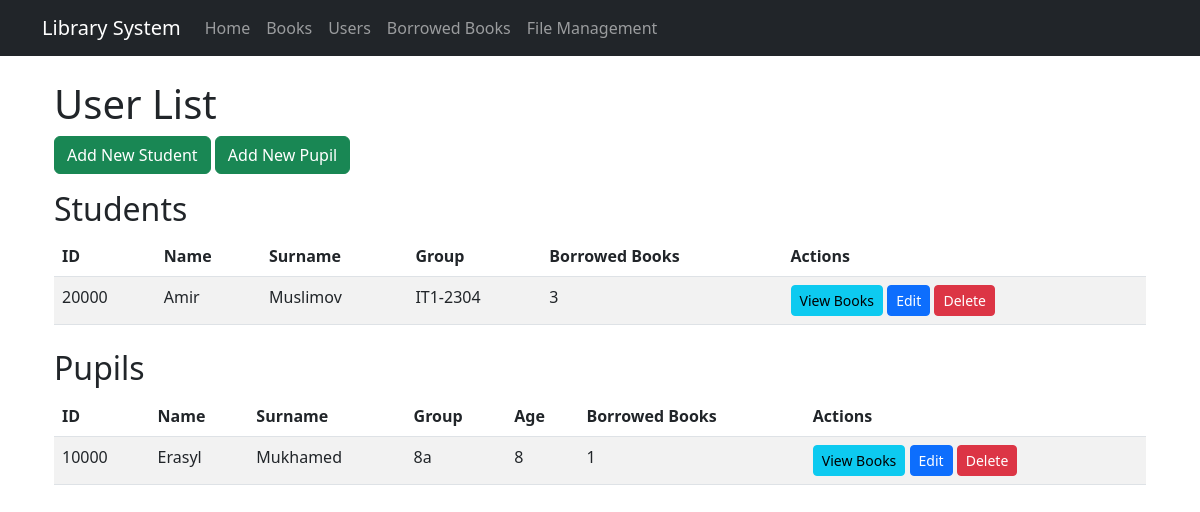
/users/, run on the app's committed database.
### library/models.py (models this page shows, shortened)
class User(models.Model):
    user_id = models.CharField(max_length=5, unique=True)
    name = models.CharField(max_length=100)
    surname = models.CharField(max_length=100)
    group = models.CharField(max_length=50)
    class Meta:
        abstract = True

class Student(User):
    borrowed_books = models.ManyToManyField(Book, blank=True, related_name='borrowed_by_students')

class Pupil(User):
    borrowed_books = models.ManyToManyField(Book, blank=True, related_name='borrowed_by_pupils')
    age = models.IntegerField(default=7)

### library/views.py (the view)
# urls.py: path('users/', views.user_list, name='user_list'),
def user_list(request):
    students = Student.objects.all()
    pupils = Pupil.objects.all()
    return render(request, 'library/user_list.html', {'students': students, 'pupils': pupils})

### templates/library/user_list.html
{% extends 'base.html' %}
{% block content %}
<div class="container">
    <h1>User List</h1>
    <div class="row mb-3">
        <div class="col">
            <a href="{% url 'add_student' %}" class="btn btn-success">Add New Student</a>
            <a href="{% url 'add_pupil' %}" class="btn btn-success">Add New Pupil</a>
        </div>
    </div>
    <h2>Students</h2>
    <table class="table table-striped">
        <thead>
            <tr>
                <th>ID</th>
                <th>Name</th>
                <th>Surname</th>
                <th>Group</th>
                <th>Borrowed Books</th>
                <th>Actions</th>
            </tr>
        </thead>
        <tbody>
            {% for student in students %}
            <tr>
                <td>{{ student.user_id }}</td>
                <td>{{ student.name }}</td>
                <td>{{ student.surname }}</td>
                <td>{{ student.group }}</td>
                <td>{{ student.borrowed_books.count }}</td>
                <td>
                    <a href="{% url 'user_books' 'student' student.user_id %}" class="btn btn-sm btn-info">View Books</a>
                    <a href="{% url 'edit_student' student.user_id %}" class="btn btn-sm btn-primary">Edit</a>
                    <a href="{% url 'delete_student' student.user_id %}" class="btn btn-sm btn-danger">Delete</a>
                </td>
            </tr>
            {% empty %}
            <tr>
                <td colspan="6" class="text-center">No students registered.</td>
            </tr>
            {% endfor %}
        </tbody>
    </table>
    <h2 class="mt-4">Pupils</h2>
    <table class="table table-striped">
        <thead>
            <tr>
                <th>ID</th>
                <th>Name</th>
                <th>Surname</th>
                <th>Group</th>
                <th>Age</th>
                <th>Borrowed Books</th>
                <th>Actions</th>
            </tr>
        </thead>
        <tbody>
            {% for pupil in pupils %}
            <tr>
                <td>{{ pupil.user_id }}</td>
                <td>{{ pupil.name }}</td>
                <td>{{ pupil.surname }}</td>
                <td>{{ pupil.group }}</td>
                <td>{{ pupil.age }}</td>
                <td>{{ pupil.borrowed_books.count }}</td>
                <td>
                    <a href="{% url 'user_books' 'pupil' pupil.user_id %}" class="btn btn-sm btn-info">View Books</a>
                    <a href="{% url 'edit_pupil' pupil.user_id %}" class="btn btn-sm btn-primary">Edit</a>
                    <a href="{% url 'delete_pupil' pupil.user_id %}" class="btn btn-sm btn-danger">Delete</a>
                </td>
            </tr>
            {% empty %}
            <tr>
                <td colspan="7" class="text-center">No pupils registered.</td>
            </tr>
            {% endfor %}
        </tbody>
    </table>
</div>
{% endblock %}

### data on the page
Student: user_id "20000", name "Amir", surname "Muslimov", group "IT1-2304", borrowed_books.count "3"
Pupil: user_id "10000", name "Erasyl", surname "Mukhamed", group "8a", age "8", borrowed_books.count "1"
